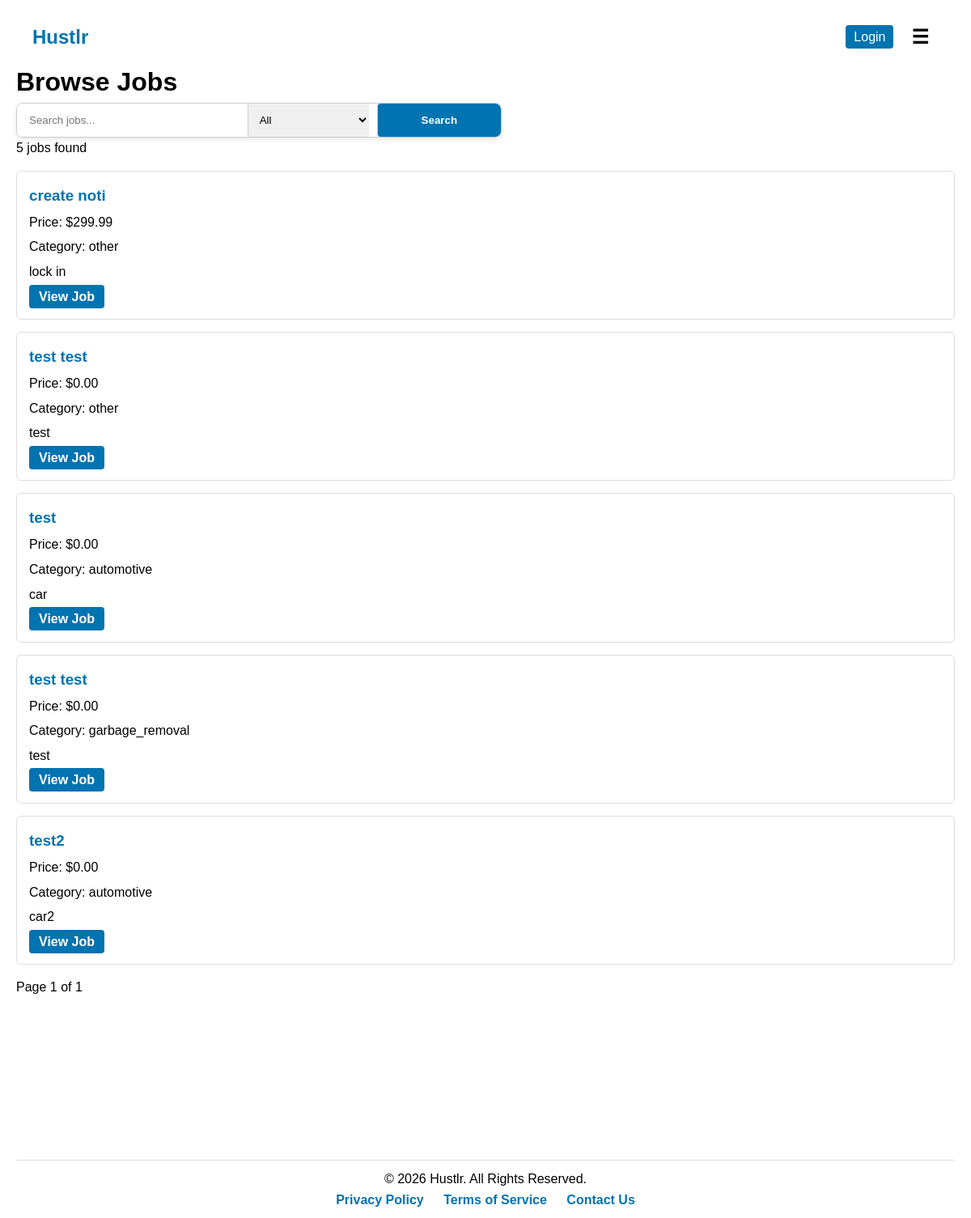
/job/page/, run on the app's committed database.
### users/models.py (models this page shows, shortened)
class JobListing(models.Model):
    job_status = [
        ('OPEN', 'open'),
        ('PENDING', 'pending'),
        ('COMPLETED', 'completed'),
        ('CANCELLED', 'cancelled'),
    ]
    job_category = [
        ('landscaping','Landscaping'),
        ('cleaning','Cleaning'),
        ('garbage_removal','Garbage Removal'),
        ('automotive','Automotive'),
        ('handyman','Handyman'),
        ('other','Other'),
    ]
    category = models.CharField(max_length=50, choices=job_category, default='other')
    profile = models.ForeignKey(Profile, on_delete=models.CASCADE)
    price = models.FloatField(blank=False, default=0.0)
    title = models.TextField(max_length=200)
    description = models.CharField(max_length=800, blank=False)
    date = models.DateTimeField(auto_now_add=True)
    status = models.CharField(max_length=10, choices=job_status, default='open')
    images = models.ImageField(upload_to='job_pics/', blank=True, null=True)
    due_date = models.TextField(max_length=20, blank=True, null=True)

### job_board/views.py (the view)
# urls.py: path('job/page/', views.job_page, name='job_page'),
def job_page(request):
    jobs = JobListing.objects.all()
    query = request.GET.get('q')
    category = request.GET.get('category')
    if query:
        jobs = jobs.filter(title__icontains=query)
    if category and category.strip():
        jobs = jobs.filter(category=category)
    paginator = Paginator(jobs, 5)  # 5 jobs per page
    page_number = request.GET.get('page')
    page_obj = paginator.get_page(page_number)
    return render(request, 'job_board/job_page.html', {
        'page_obj': page_obj,
        'job_count': jobs.count(),
    })

### users/context_processors.py (called while the page is built)
def unread_messages(request):
    if request.user.is_authenticated:
        conversations = Conversation.objects.filter(
            messages__is_read=False
        ).exclude(messages__sender=request.user).distinct()
        count = conversations.count()
    else:
        count = 0
    return {'unread_count': count}

### job_board/templates/job_board/job_page.html (shortened to what this page needs)
{% extends 'job_board/base.html' %}
{% load static %}
{% block extra_css %}
    <link rel="stylesheet" href="{% static 'css/jobs.css' %}">
    <link rel="stylesheet" href="{% static 'css/search_bar.css' %}">
{% endblock %}
{% block content%}
    <h1>Browse Jobs</h1>
    {% include 'job_board/partials/search_bar.html' %}
    <p>{{ job_count }} jobs found</p>
    {% for job in page_obj %}
        <div class="job-card">
            <h3>
                <a href="{% url 'job_details' job.id %}">{{ job.title }}</a>
            </h3>
            <p>Price: ${{ job.price|floatformat:2 }}</p>
            <p>Category: {{ job.category }}</p>
            <p>{{ job.description|truncatewords:15|default:"No description provided." }}</p>
            <a class="button" href="{% url 'job_details' job.id %}">View Job</a>
        </div>
    {% empty %}
        <p>No jobs found</p>
    {% endfor %}
    <div class="pagination">
        <span>Page {{ page_obj.number }} of {{ page_obj.paginator.num_pages }}</span>
    </div>
{% endblock %}

### static/css/styles.css (style rules this page uses)
* { margin: 0; padding: 0; box-sizing: border-box; font-family: Arial, sans-serif; }
html { scroll-behavior: smooth; scroll-padding-top: 7rem; }
body { background-color: #ffffff; color: #000000; line-height: 1.6; padding: 0 20px; padding-top: 1rem; position: relative; }
a { text-decoration: none; color: #0073b1; }
form button, body a.button { background-color: #0073b1; color: white; border: none; padding: 6px 12px; border-radius: 4px; cursor: pointer; font-weight: bold; text-decoration: none; transition: background 0.2s; }

### static/css/jobs.css (style rules this page uses)
div.job-card { border: 1px solid #ddd; padding: 15px; margin: 15px 0; border-radius: 6px; background-color: #ffffff; transition: box-shadow 0.2s; }
div.job-card h3 a { color: #0073b1; text-decoration: none; }
div.job-card p { margin: 5px 0; }

### data on the page
JobListing: title "create noti", price "299.99", category "other", description "lock in"
JobListing: title "test test", price "0.00", category "other", description "test"
JobListing: title "test", price "0.00", category "automotive", description "car"
JobListing: title "test test", price "0.00", category "garbage_removal", description "test"
JobListing: title "test2", price "0.00", category "automotive", description "car2"

### other printed values
{{ job_count }} "5"
{{ page_obj.number }} "1"
{{ page_obj.paginator.num_pages }} "1"
